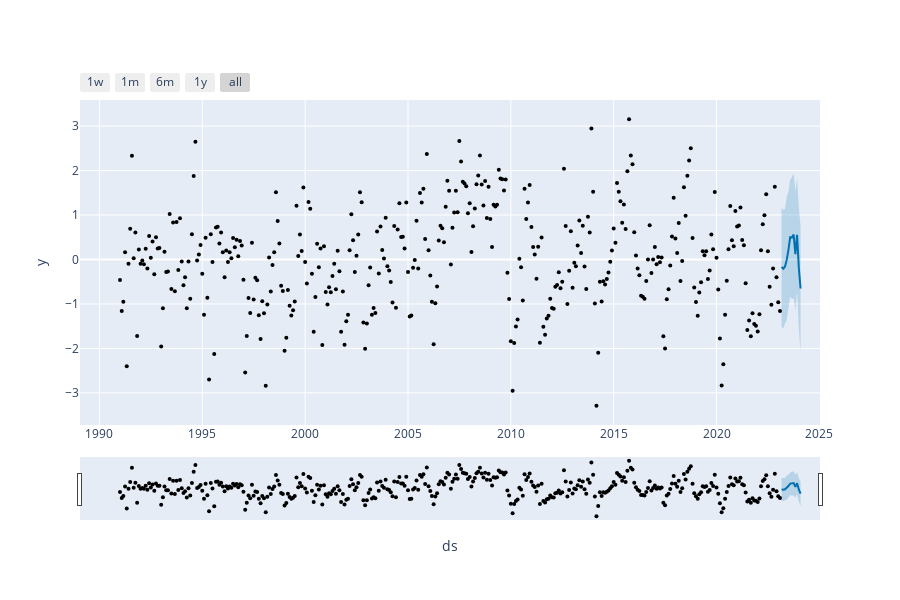
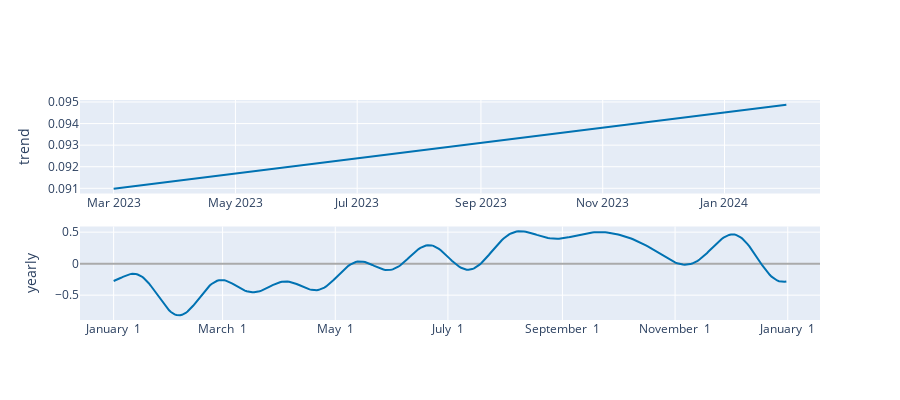

Notebook code cell kept with these figures, in order:
### Code cell
############### Plot Prophet

from prophet.plot import plot_plotly, plot_components_plotly

# Plot the forecast
fig1 = plot_plotly(model, data_forecast)
fig1.show()

# Plot forecast components
fig2 = plot_components_plotly(model, data_forecast)
fig2.show()

### Figure 1 — Plotly figure (JSON) as saved in the notebook; plotly's stock layout.template omitted (floating-point values rounded to 4 significant figures; data arrays with more than 128 entries replaced by an {"elided": "..."} marker saying what was removed)
{"data": [{"marker": {"color": "black", "size": 4}, "mode": "markers", "name": "Actual", "type": "scatter", "x": {"elided": "386 str values"}, "y": {"elided": "386 float values"}}, {"hoverinfo": "skip", "line": {"width": 0}, "mode": "lines", "type": "scatter", "x": ["2023-03-01T00:00:00", "2023-04-01T00:00:00", "2023-05-01T00:00:00", "2023-06-01T00:00:00", "2023-07-01T00:00:00", "2023-08-01T00:00:00", "2023-09-01T00:00:00", "2023-10-01T00:00:00", "2023-11-01T00:00:00", "2023-12-01T00:00:00", "2024-01-01T00:00:00", "2024-02-01T00:00:00"], "y": [-1.521, -1.545, -1.439, -1.361, -1.103, -0.8322, -0.8956, -0.8598, -1.152, -0.7111, -1.546, -2.084]}, {"fill": "tonexty", "fillcolor": "rgba(0, 114, 178, 0.2)", "line": {"color": "#0072B2", "width": 2}, "mode": "lines", "name": "Predicted", "type": "scatter", "x": ["2023-03-01T00:00:00", "2023-04-01T00:00:00", "2023-05-01T00:00:00", "2023-06-01T00:00:00", "2023-07-01T00:00:00", "2023-08-01T00:00:00", "2023-09-01T00:00:00", "2023-10-01T00:00:00", "2023-11-01T00:00:00", "2023-12-01T00:00:00", "2024-01-01T00:00:00", "2024-02-01T00:00:00"], "y": [-0.169, -0.2083, -0.1564, -0.003488, 0.2152, 0.4999, 0.4935, 0.561, 0.1193, 0.5526, -0.1863, -0.6527]}, {"fill": "tonexty", "fillcolor": "rgba(0, 114, 178, 0.2)", "hoverinfo": "skip", "line": {"width": 0}, "mode": "lines", "type": "scatter", "x": ["2023-03-01T00:00:00", "2023-04-01T00:00:00", "2023-05-01T00:00:00", "2023-06-01T00:00:00", "2023-07-01T00:00:00", "2023-08-01T00:00:00", "2023-09-01T00:00:00", "2023-10-01T00:00:00", "2023-11-01T00:00:00", "2023-12-01T00:00:00", "2024-01-01T00:00:00", "2024-02-01T00:00:00"], "y": [1.164, 1.113, 1.136, 1.416, 1.526, 1.793, 1.851, 1.94, 1.527, 1.823, 1.185, 0.7409]}], "layout": {"height": 600, "showlegend": false, "width": 900, "xaxis": {"rangeselector": {"buttons": [{"count": 7, "label": "1w", "step": "day", "stepmode": "backward"}, {"count": 1, "label": "1m", "step": "month", "stepmode": "backward"}, {"count": 6, "label": "6m", "step": "month", "stepmode": "backward"}, {"count": 1, "label": "1y", "step": "year", "stepmode": "backward"}, {"step": "all"}]}, "rangeslider": {"visible": true}, "title": {"text": "ds"}, "type": "date"}, "yaxis": {"title": {"text": "y"}}}}

### Figure 2 — Plotly figure (JSON) as saved in the notebook; plotly's stock layout.template omitted (floating-point values rounded to 4 significant figures; data arrays with more than 128 entries replaced by an {"elided": "..."} marker saying what was removed)
{"data": [{"line": {"color": "#0072B2", "width": 2}, "mode": "lines", "name": "trend", "type": "scatter", "x": ["2023-03-01T00:00:00", "2023-04-01T00:00:00", "2023-05-01T00:00:00", "2023-06-01T00:00:00", "2023-07-01T00:00:00", "2023-08-01T00:00:00", "2023-09-01T00:00:00", "2023-10-01T00:00:00", "2023-11-01T00:00:00", "2023-12-01T00:00:00", "2024-01-01T00:00:00", "2024-02-01T00:00:00"], "xaxis": "x", "y": [0.09098, 0.09133, 0.09168, 0.09204, 0.09239, 0.09275, 0.09311, 0.09345, 0.09381, 0.09416, 0.09452, 0.09488], "yaxis": "y"}, {"line": {"color": "rgba(0, 114, 178, 0.2)", "width": 0}, "mode": "lines", "name": "trend_upper", "type": "scatter", "x": ["2023-03-01T00:00:00", "2023-04-01T00:00:00", "2023-05-01T00:00:00", "2023-06-01T00:00:00", "2023-07-01T00:00:00", "2023-08-01T00:00:00", "2023-09-01T00:00:00", "2023-10-01T00:00:00", "2023-11-01T00:00:00", "2023-12-01T00:00:00", "2024-01-01T00:00:00", "2024-02-01T00:00:00"], "xaxis": "x", "y": [0.09098, 0.09133, 0.09168, 0.09204, 0.09239, 0.09275, 0.09311, 0.09345, 0.09381, 0.09416, 0.09452, 0.09488], "yaxis": "y"}, {"fill": "tonexty", "fillcolor": "rgba(0, 114, 178, 0.2)", "line": {"color": "rgba(0, 114, 178, 0.2)", "width": 0}, "mode": "lines", "name": "trend_lower", "type": "scatter", "x": ["2023-03-01T00:00:00", "2023-04-01T00:00:00", "2023-05-01T00:00:00", "2023-06-01T00:00:00", "2023-07-01T00:00:00", "2023-08-01T00:00:00", "2023-09-01T00:00:00", "2023-10-01T00:00:00", "2023-11-01T00:00:00", "2023-12-01T00:00:00", "2024-01-01T00:00:00", "2024-02-01T00:00:00"], "xaxis": "x", "y": [0.09098, 0.09133, 0.09168, 0.09204, 0.09239, 0.09275, 0.09311, 0.09345, 0.09381, 0.09416, 0.09452, 0.09488], "yaxis": "y"}, {"line": {"color": "#0072B2", "width": 2}, "mode": "lines", "name": "yearly", "type": "scatter", "x": {"elided": "365 str values"}, "xaxis": "x2", "y": {"elided": "365 float values"}, "yaxis": "y2"}], "layout": {"height": 400, "showlegend": false, "width": 900, "xaxis": {"anchor": "y", "domain": [0, 1], "range": ["2023-02-12T03:36:00", "2024-02-17T20:24:00"], "type": "date"}, "xaxis2": {"anchor": "y2", "domain": [0, 1], "range": ["2016-12-13T18:54:02.958904115", "2018-01-18T11:04:57.863013581"], "tickformat": "%B %e", "type": "date"}, "yaxis": {"anchor": "x", "domain": [0.575, 1], "rangemode": "normal", "title": {"text": "trend"}, "zerolinecolor": "#AAA"}, "yaxis2": {"anchor": "x2", "domain": [0, 0.425], "title": {"text": "yearly"}, "zerolinecolor": "#AAA"}}}
